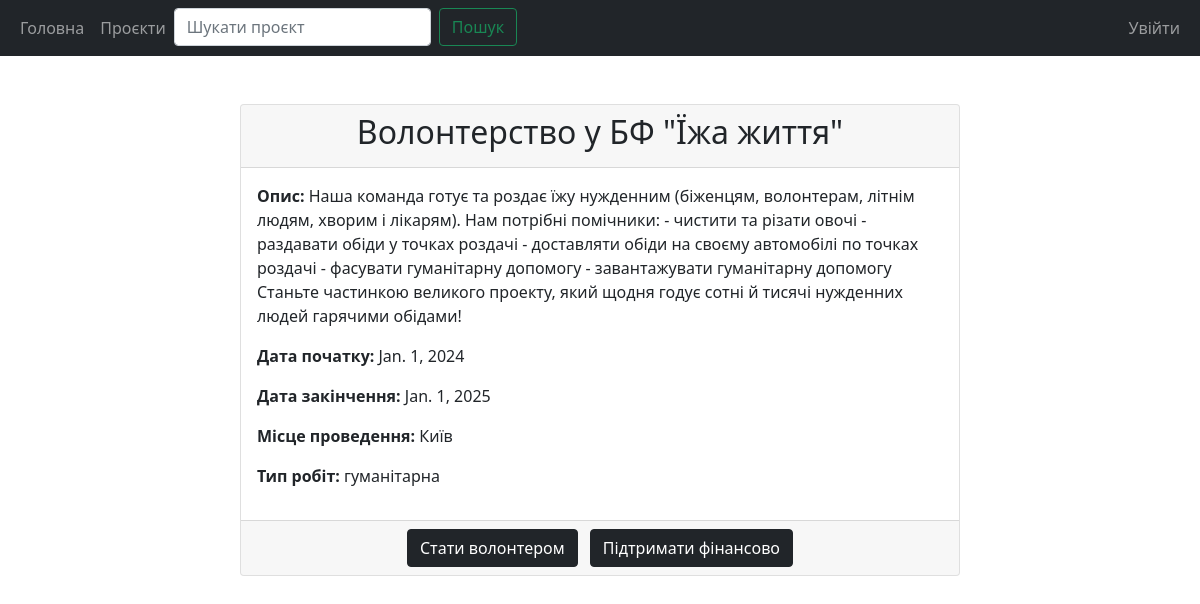
The page /view-project/3/ on the database its author committed.
### main/models.py (models this page shows, shortened)
class Project(models.Model):
    class WorkType(models.TextChoices):
        SOCIAL = 'соціальна'
        MEDICAL = 'медична'
        HUMANITARIAN = 'гуманітарна'
        EDUCATIONAL = 'освітня'
        CULTURAL = 'культурна'
        SPORT = 'спортивна'
        SCIENTIFIC = 'наукова'
        OTHER = 'інша'
    name = models.CharField(max_length=100)
    description = models.TextField()
    coordinator = models.ForeignKey(User, on_delete=models.CASCADE)
    start_date = models.DateField()
    end_date = models.DateField()
    location = models.CharField(max_length=100)
    work_type = models.CharField(
        max_length=11,
        choices=WorkType.choices,
        default=WorkType.OTHER,
    )

### main/views.py (the view)
# urls.py: path('view-project/<str:project_id>/', views.view_project, name='view_project'),
def view_project(request, project_id):
    project = get_object_or_404(Project, id=project_id)
    if request.user.is_authenticated:
        application = Application.objects.filter(project=project, applicant=request.user).first()
    else:
        application = None
    return render(request, 'main/view_project.html', {'project': project, 'application': application})

### main/templates/main/view_project.html (shortened to what this page needs)
{% extends 'main/base.html' %}
{% block content %}
<div class="container mt-5">
    <div class="row justify-content-center">
        <div class="col-md-8">
            <div class="card">
                <div class="card-header text-center">
                    <h2>{{ project.name }}</h2>
                </div>
                <div class="card-body">
                    <p><strong>Опис:</strong> {{ project.description }}</p>
                    <p><strong>Дата початку:</strong> {{ project.start_date }}</p>
                    <p><strong>Дата закінчення:</strong> {{ project.end_date }}</p>
                    <p><strong>Місце проведення:</strong> {{ project.location }}</p>
                    <p><strong>Тип робіт:</strong> {{ project.work_type }}</p>
                </div>
                {% if user == project.coordinator or perms.main.update_project %}
                <div class="card-footer d-flex flex-row justify-content-left">
                    <div>
                        <a
                            class="btn btn-secondary mx-1"
                            name="user-id"
                            href="{% url 'view_project_volunteers' project.id %}"
                            >
                            Волонтери
                        </a>
                    </div>
                    <div>
                        <a
                            class="btn btn-secondary mx-1"
                            name="user-id"
                            href="{% url 'view_project_tasks' project.id %}"
                            >
                            Завдання
                        </a>
                    </div>
                </div>
                <div class="card-footer d-flex flex-row justify-content-left">
                    <div>
                        <a
                            class="btn btn-success mx-1"
                            name="user-id"
                            value="{{project.author.id}}"
                            href="{% url 'update_project' project.id %}"
                            >
                            Оновити
                        </a>
                    </div>
                    <div>
                        <form method="post">
                            {% csrf_token %}
                            <button
                            type="submit"
                            class="btn btn-danger mx-1"
                            name="project-id"
                            value="{{project.id}}"
                            >
                            Видалити
                            </button>
                        </form>
                    </div>
                </div>
                {% else %}
                {% if user.is_authenticated %}
                {% if application %}
                <div class="card-footer text-center">
                    <a href="{% url 'delete_application' application.id %}" class="btn btn-primary mx-1">Скасувати заявку</a>
                </div>
                {% else  %}
                <div class="card-footer text-center">
                    <a href="{% url 'create_application' project.id %}" class="btn btn-primary mx-1">Подати заявку</a>
                </div>
                {% endif %}
                {% else %}
                <div class="card-footer text-center">
                    <a href="{% url 'sign_up_volunteer' %}" class="btn btn-dark mx-1">Стати волонтером</a>
                    <a href="{% url 'support_project' %}" class="btn btn-dark mx-1">Підтримати фінансово</a>
                </div>
                {% endif %}
                {% endif %}
            </div>
        </div>
    </div>
</div>
{% endblock %}

### rows shown on the page
Project: name "Волонтерство у БФ \"Їжа життя\"", description "Наша команда готує та роздає їжу нужденним (біженцям, волонтерам, літнім людям, хворим і лікарям). Нам потрібні помічники: - чистити та різати овочі - раздавати обіди у точках роздачі - доставляти обіди на своєму автомобілі по точках роздачі - фасувати гуманітарну допомогу - завантажувати гуманітарну допомогу Станьте частинкою великого проекту, який щодня годує сотні й тисячі нужденних людей гарячими обідами!", start_date "Jan. 1, 2024", end_date "Jan. 1, 2025", location "Київ", work_type "гуманітарна"
